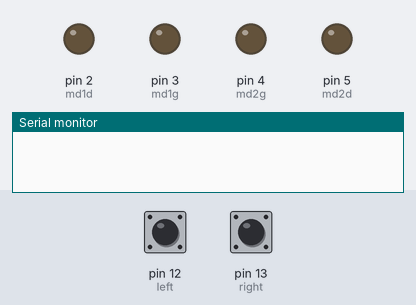
Recording of a sketch running on a simulated Arduino Uno, built with avr-gcc and run on an emulated ATmega328P. Shown: output pins drawn as LEDs (lit = HIGH), the last lines printed to the serial monitor. The inputs (shaded band) are chosen by the test bench; at power-on: pin 12 (left) LOW, pin 13 (right) LOW.

Above: at 1.2 s.
1.3 s: pin 12 (left) pulled HIGH for 0.15 s
At 1.37 s:
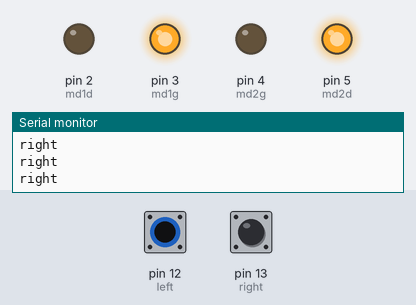
2.9 s: pin 13 (right) pulled HIGH for 0.15 s
At 2.97 s:
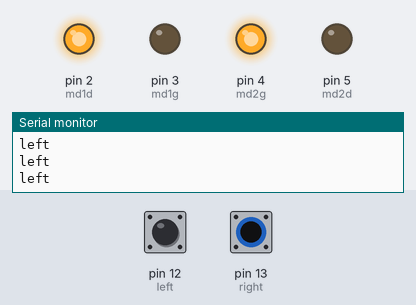
4.5 s: pin 13 (right) pulled HIGH for 3.2 s
At 8.7 s:
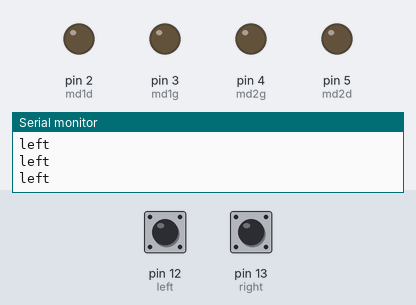
9.2 s: pin 12 (left) pulled HIGH for 3.2 s
At 9.8 s:
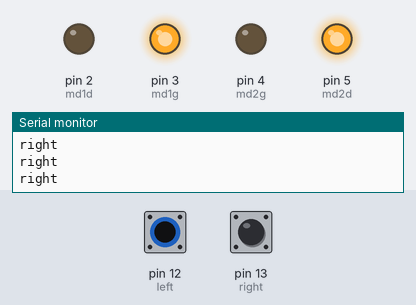
13.9 s: pin 12 (left) driven HIGH and pin 13 (right) driven HIGH
At 14.6 s:
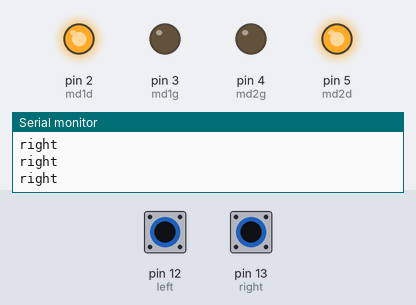
15.4 s: pin 13 (right) driven LOW
At 15.7 s:
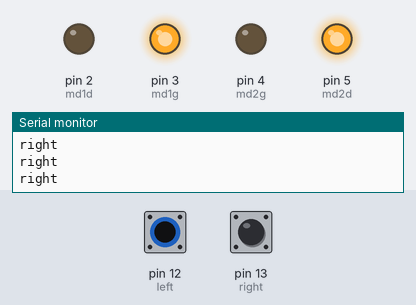
Timing chart, 0 to 18.4 s (numbered marks = the images above; inputs shaded):
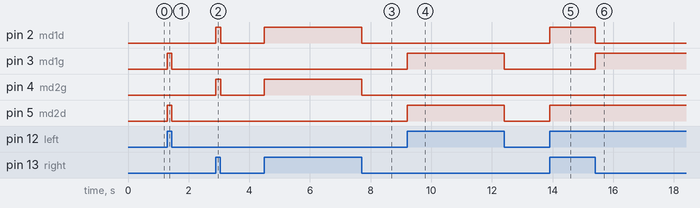

The sketch:

car2.ino
```cpp
int left=12,right=13;
int md1d = 2 ;
 int md1g = 3 ;
 int md2d = 5 ;
 int md2g = 4 ;
int a=1;
int inLeft , inRight ;
void setup() {
  pinMode(left, INPUT);
  pinMode(right, INPUT);
  Serial.begin(9600);

  pinMode(md1d, OUTPUT);
  pinMode(md1g, OUTPUT);
  pinMode(md2d, OUTPUT);
  pinMode(md2g, OUTPUT);

}

void loop() {

 inLeft = digitalRead(left);
 inRight =digitalRead(right) ;

    if (inLeft==1 && inRight==1){
    move_forward();

    }
 if (inLeft==0 && inRight==1){
  Serial.println("left");
 turn_left();


  }
   if (inLeft==1 && inRight==0){
  Serial.println("right");

    turn_right();


  }
      if (inLeft== 0&& inRight==0 ){
stop();

    }


}

void move_forward() {
  digitalWrite(md1d, HIGH);
  digitalWrite(md1g, LOW);
  digitalWrite(md2d, HIGH);
  digitalWrite(md2g, LOW);
}
void move_backwards() {
  digitalWrite(md1d, LOW);
  digitalWrite(md1g, HIGH);
  digitalWrite(md2d, HIGH);
  digitalWrite(md2g, LOW);
}
void turn_right() {
  digitalWrite(md1d, LOW);
  digitalWrite(md1g, HIGH);
  digitalWrite(md2d, HIGH);
  digitalWrite(md2g, LOW);
}
void turn_left() {
  digitalWrite(md1d, HIGH);
  digitalWrite(md1g, LOW);
  digitalWrite(md2d, LOW);
  digitalWrite(md2g, HIGH);
}
void stop() {
  digitalWrite(md1d, LOW);
  digitalWrite(md1g, LOW);
  digitalWrite(md2d, LOW);
  digitalWrite(md2g, LOW);
}
```

Measured:
- after the input at 1.3 s, pin 3 (md1g), pin 5 (md2d): LOW → HIGH at once, → LOW 0.15 s later
- after the input at 2.9 s, pin 2 (md1d), pin 4 (md2g): LOW → HIGH at once, → LOW 0.15 s later
- after the input at 4.5 s, pin 2 (md1d), pin 4 (md2g): LOW → HIGH at once, → LOW 3.2 s later
- after the input at 9.2 s, pin 3 (md1g), pin 5 (md2d): LOW → HIGH at once, → LOW 3.2 s later
- after the input at 13.9 s, pin 2 (md1d), pin 5 (md2d): LOW → HIGH at once
- after the input at 15.4 s, pin 2 (md1d): HIGH → LOW at once; pin 3 (md1g): LOW → HIGH at once
